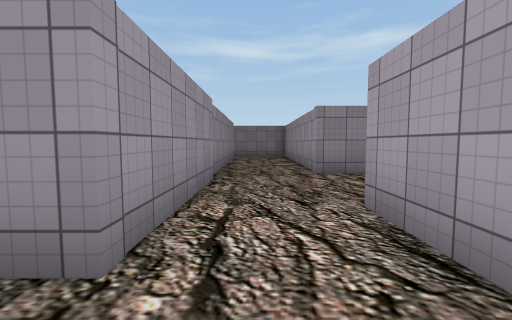
[1] (above)

20 first-person views from a walk through a Unity game level. The camera is 1.4 m above the floor, tilts 4° down and sees 90° across. The floor is counted in squares, 2 m on a side. Each view is taken from the middle of a square. On the plan, view 1 faces up. The plan holds only what a view shows up to about 9 squares ahead; the rest is blank. The place goes on beyond the plan. The player character is not drawn. Some surface patterns are stand-ins.

[2]
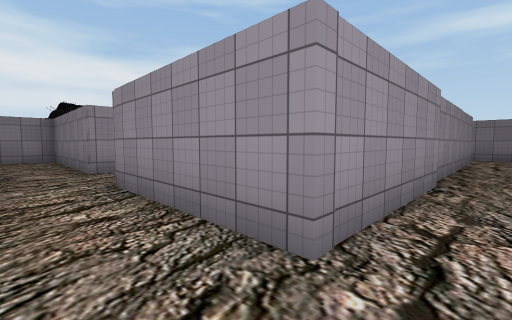

[3]
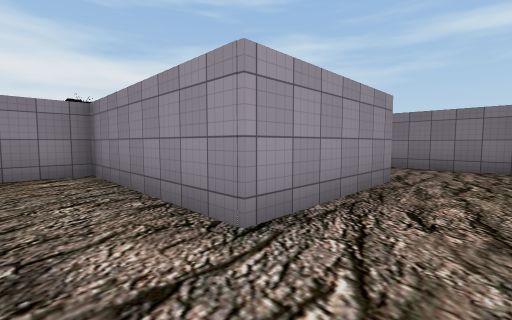

[4]
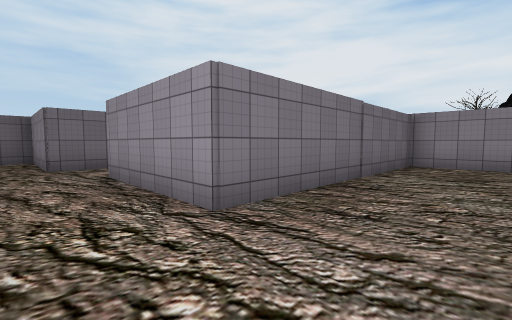

[5]
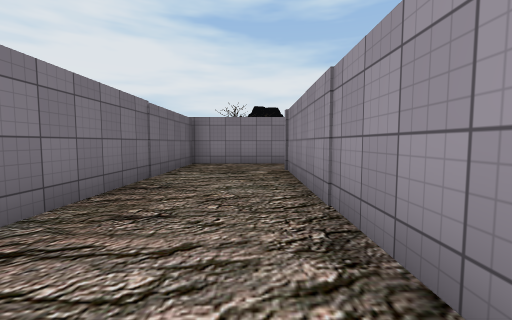

[6]
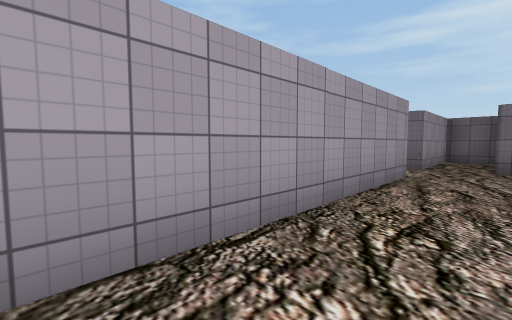

[7]
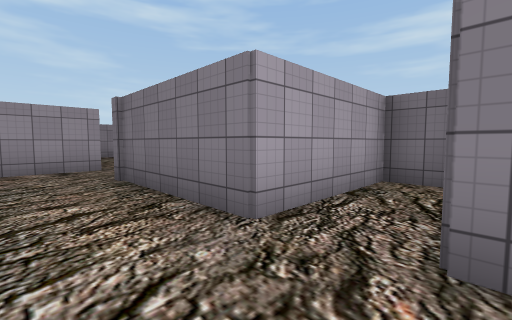

[8]
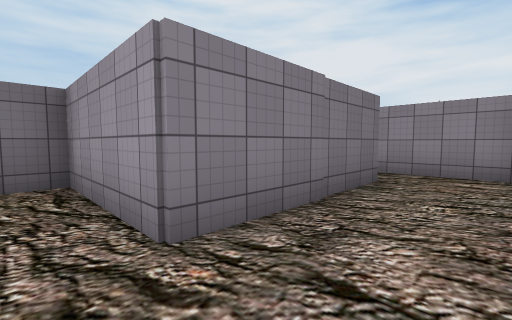

[9]
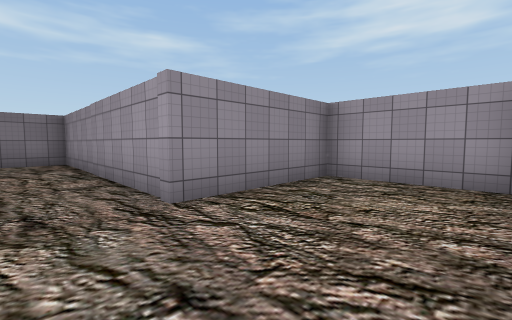

[10]
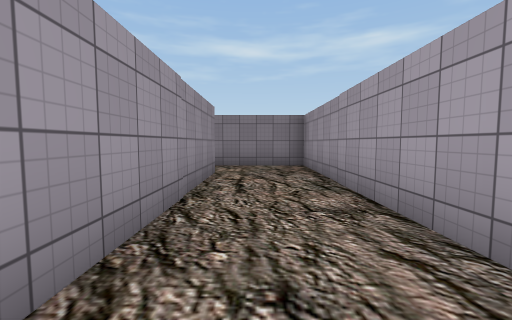

[11]
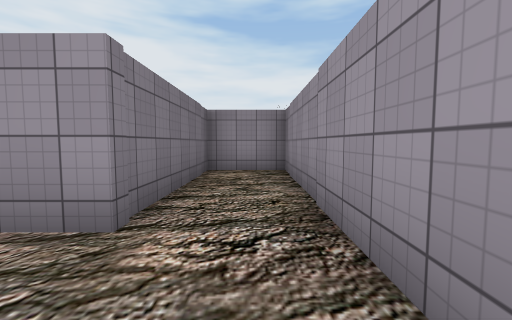

[12]
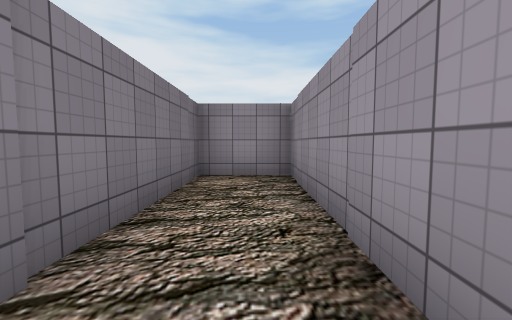

[13]
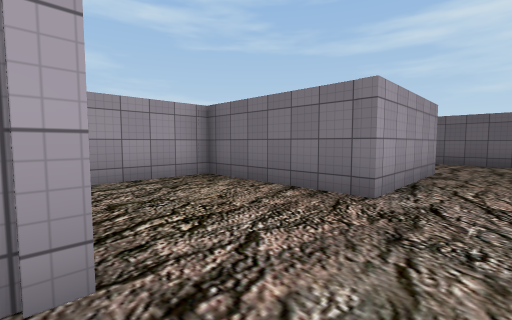

[14]
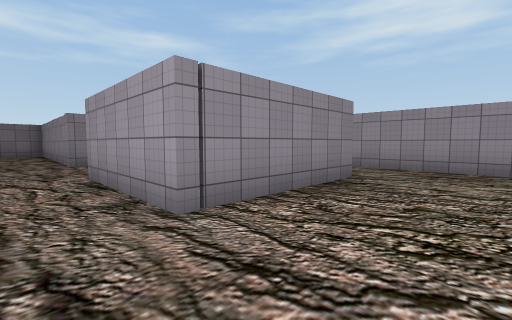

[15]
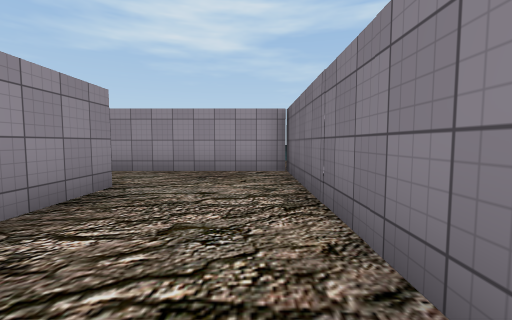

[16]
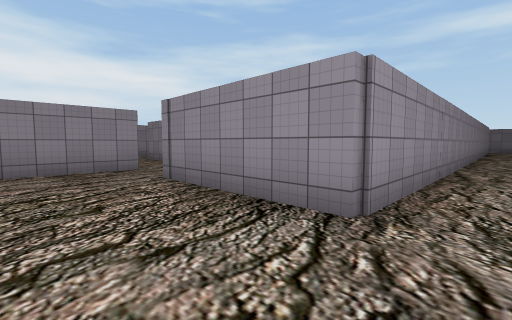

[17]
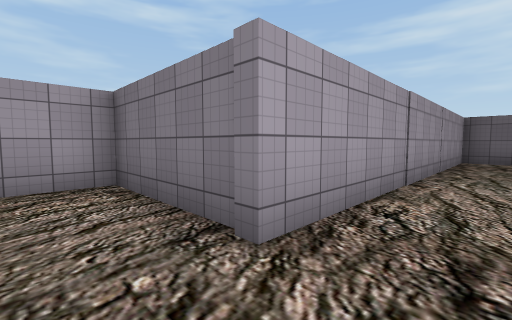

[18]
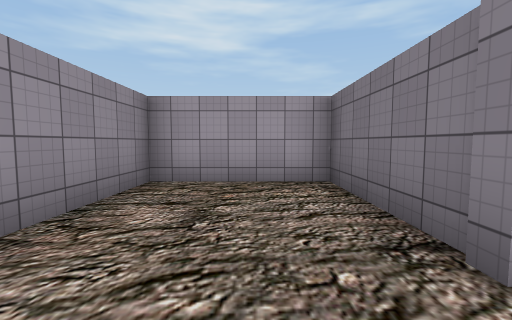

[19]
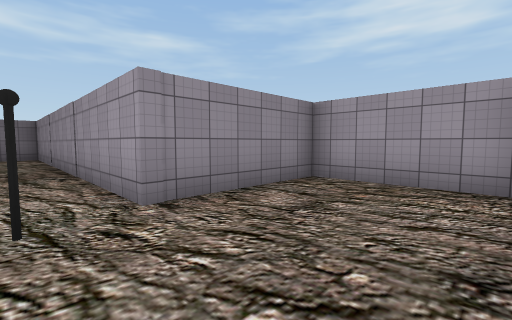

[20]
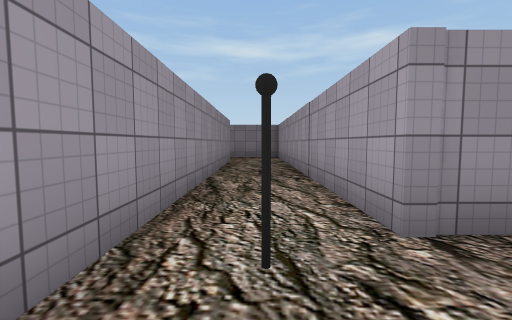

### Floor plan
Points are (right, up) in squares from view 1. A wall is a line through its corners. A room is listed if a view was taken in it or the views show most of it. See-through windows are left out.
Room 1 (views 1, 2, 3, 4, 5, 6, 7, 8)
walls: (-4.9, 7.8) (-11.5, 7.8); (-9.8, -0.6) (-5.8, -0.6) (-5.8, -3.8) (-4.5, -3.8) (-4.5, -0.6) (-0.8, -0.6); (-0.9, 1.3) (-4.5, 1.3) (-4.5, 7.1); (1.2, -0.7) (1.2, 1.5); (-13.3, 8) (-13.3, 4.9) (-6.5, 4.9) (-6.5, 1.3) (-11.2, 1.3) (-11.2, -1.2)
ways out: opening at (0, 2) to room 2; opening at (0, -1) to room 3; opening at (-12, 8)
Room 2 (views 9, 10, 11, 12, 13)
walls: (1.2, 1.5) (1.2, 2.7) (4.8, 2.7) (4.8, 5.7) (1.4, 5.7) (1.4, 12.7) (-5.4, 12.7) (-5.4, 10.8) (-0.9, 10.8) (-0.9, 1.3)
ways out: opening at (0, 2) to room 1
Room 3 (views 14, 15, 16)
walls: (5.1, -0.7) (1.2, -0.7); (-0.1, -3.8) (7.2, -3.8) (7.2, -0.5); (-0.9, -0.4) (-0.9, -3.1)
ways out: opening at (0, -1) to room 1; opening at (6, 0) to room 4
Room 4 (views 17, 18, 19, 20)
walls: (5.1, 10) (5.1, -0.7); (7.2, -0.5) (7.2, 5.7) (10.5, 5.7) (10.5, 8.9) (7.2, 8.9)
ways out: opening at (6, 0) to room 3
objects: cylinder (6, 8)

Positions as (right, up) in squares from view 1, and headings:
1: (0, 0), facing up
2: (0, 0), facing up-left
3: (-5, 0), facing up-left
4: (-5, 7), facing down-left
5: (-5, 7), facing left
6: (-6, 7), facing down-right
7: (-6, 1), facing down-right
8: (-5, 1), facing down-left
9: (0, 3), facing up-right
10: (0, 5), facing up
11: (1, 12), facing left
12: (0, 12), facing left
13: (0, 6), facing down-right
14: (0, -3), facing up-right
15: (1, -3), facing right
16: (6, -3), facing up-left
17: (6, 7), facing down-right
18: (6, 7), facing right
19: (6, 6), facing up-right
20: (6, 7), facing up
